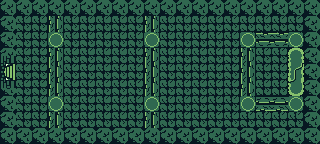

Below is a game level as drawn by its tile map, then a one-line description and the .tmx file that defines it, in full:
An orthogonal 20x9 tile map with 16x16 px tiles, 3 tile layers (1. csemperéteg, 2. csemperéteg, 3. csemperéteg).

<map version="1.9" tiledversion="1.9.2" orientation="orthogonal" renderorder="right-down" width="20" height="9" tilewidth="16" tileheight="16" infinite="0" nextlayerid="4" nextobjectid="1">
 <tileset firstgid="1" source="bgr_tiles.tsx" />
 <layer id="1" name="1. csemperéteg" width="20" height="9">
  <data encoding="csv">
16,16,16,16,16,16,16,16,16,16,16,16,16,16,16,16,16,16,16,16,
16,16,16,16,16,16,16,16,16,16,16,16,16,16,16,16,16,16,16,16,
16,16,16,16,16,16,16,16,16,16,16,16,16,16,16,16,16,16,16,16,
16,16,16,16,16,16,16,16,16,16,16,16,16,16,16,16,16,16,16,16,
16,16,16,16,16,16,16,16,16,16,16,16,16,16,16,16,16,16,16,16,
16,16,16,16,16,16,16,16,16,16,16,16,16,16,16,16,16,16,16,16,
16,16,16,16,16,16,16,16,16,16,16,16,16,16,16,16,16,16,16,16,
16,16,16,16,16,16,16,16,16,16,16,16,16,16,16,16,16,16,16,16,
16,16,16,16,16,16,16,16,16,16,16,16,16,16,16,16,16,16,16,16
</data>
 </layer>
 <layer id="2" name="2. csemperéteg" width="20" height="9">
  <data encoding="csv">
1,1,1,1,1,1,1,1,1,1,1,1,1,1,1,1,1,1,1,1,
1,0,0,0,0,0,0,0,0,0,0,0,0,0,0,0,0,0,0,1,
1,0,0,0,0,0,0,0,0,0,0,0,0,0,0,0,0,0,0,1,
1,0,0,0,0,0,0,0,0,0,0,0,0,0,0,0,0,0,0,1,
1,0,0,0,0,0,0,0,0,0,0,0,0,0,0,0,0,0,0,1,
1,0,0,0,0,0,0,0,0,0,0,0,0,0,0,0,0,0,0,1,
1,0,0,0,0,0,0,0,0,0,0,0,0,0,0,0,0,0,0,1,
1,0,0,0,0,0,0,0,0,0,0,0,0,0,0,0,0,0,0,1,
1,1,1,1,1,1,1,1,1,1,1,1,1,1,1,1,1,1,1,1
</data>
 </layer>
 <layer id="3" name="3. csemperéteg" width="20" height="9">
  <data encoding="csv">
0,0,0,0,0,0,0,0,0,0,0,0,0,0,0,0,0,0,0,0,
0,0,0,19,0,0,0,0,0,19,0,0,0,0,0,0,0,0,0,0,
0,0,0,17,0,0,0,0,0,17,0,0,0,0,0,17,27,27,17,0,
40,0,0,19,0,0,0,0,0,19,0,0,0,0,0,19,0,0,18,0,
50,0,0,19,0,0,0,0,0,19,0,0,0,0,0,19,0,0,28,0,
60,0,0,19,0,0,0,0,0,19,0,0,0,0,0,19,0,0,38,0,
0,0,0,17,0,0,0,0,0,17,0,0,0,0,0,17,4,4,17,0,
0,0,0,19,0,0,0,0,0,19,0,0,0,0,0,0,0,0,0,0,
0,0,0,0,0,0,0,0,0,0,0,0,0,0,0,0,0,0,0,0
</data>
 </layer>
</map>